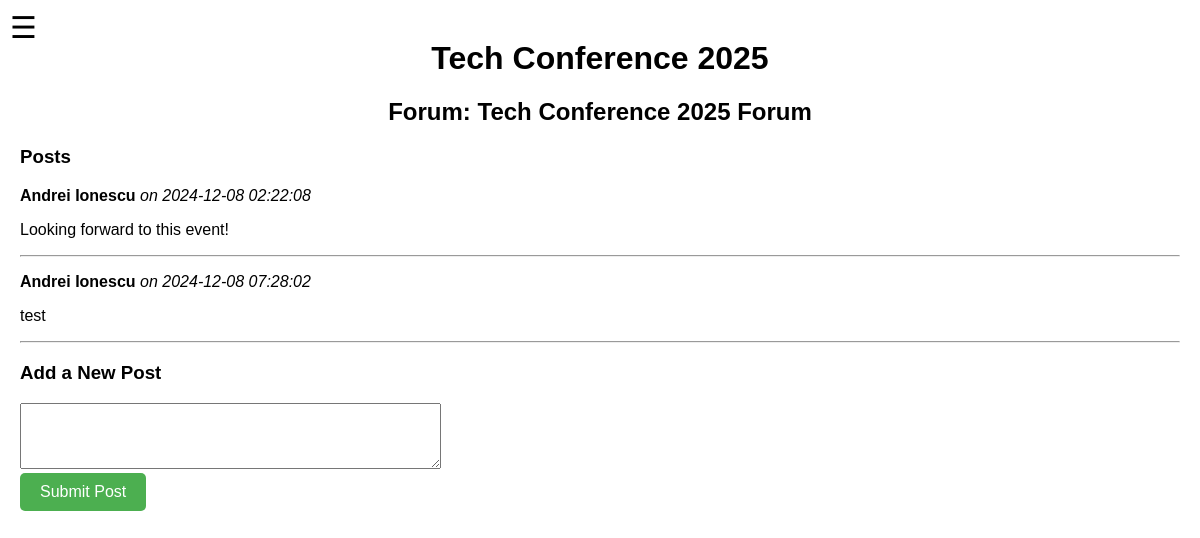
The page /home/forum/1 (signed in) on the database its author committed.
### tables this page shows
CREATE TABLE Event (
    id_event INTEGER PRIMARY KEY,
    name TEXT NOT NULL CHECK(length(name) > 0),
    description TEXT,
    event_date TEXT, -- 'YYYY-MM-DD'
    location TEXT NOT NULL UNIQUE, -- "latitude, longitude"
    hours_of_work INTEGER DEFAULT 0 CHECK(hours_of_work >= 0),
    status TEXT CHECK(status IN ('active','inactive')),
    openslots INTEGER DEFAULT 0 CHECK(openslots >= 0),
    organizer TEXT,
    points_to_earn INTEGER DEFAULT 0 CHECK(points_to_earn >= 0)
);

CREATE TABLE Forum (
    id_forum INTEGER PRIMARY KEY,
    id_event INTEGER NOT NULL,
    name TEXT NOT NULL CHECK(length(name) > 0),
    FOREIGN KEY (id_event) REFERENCES Event(id_event) ON DELETE CASCADE
);

CREATE TABLE Post (
    id_post INTEGER PRIMARY KEY,
    id_forum INTEGER NOT NULL,
    id_user INTEGER NOT NULL,
    text TEXT NOT NULL CHECK(length(text) > 0),
    date_of_post TEXT DEFAULT (datetime('now')),
    FOREIGN KEY (id_forum) REFERENCES Forum(id_forum) ON DELETE CASCADE,
    FOREIGN KEY (id_user) REFERENCES User(id_user) ON DELETE CASCADE
);

CREATE TABLE User (
    id_user INTEGER PRIMARY KEY,
    first_name TEXT NOT NULL CHECK(length(first_name) > 0),
    last_name TEXT NOT NULL CHECK(length(last_name) > 0),
    date_of_birth TEXT, -- YYYY-MM-DD format recommended at application layer
    gender TEXT CHECK(gender IN ('M','F','O')),
    email TEXT NOT NULL UNIQUE CHECK(
        email LIKE '%_@__%.__%'   -- simple email pattern check
    ),
    university TEXT,
    university_programme TEXT CHECK(university_programme IN ('Bachelor', 'Master', 'PhD')),
    university_specialization TEXT,
    employed_status TEXT CHECK(employed_status IN ('Employed', 'Unemployed')),
    is_student INTEGER DEFAULT 0 CHECK(is_student IN (0,1)), -- 1 for Yes, 0 for No
    bio TEXT,
    hobbies TEXT,
    points INTEGER DEFAULT 0
);

### routes/forum.py (the view, shortened to what this page needs)
@forum_bp.route('/<int:forum_id>', methods=['GET', 'POST'])
def forum_page(forum_id):
    user_id = session.get('user_id')
    if not user_id:
        flash('Please log in to view forums.', 'error')
        return redirect(url_for('login.login'))
    forum = get_forum_details(forum_id)
    if not forum:
        flash('Forum not found.', 'error')
        return redirect(url_for('home.home'))
    event = get_event_details(forum['id_event'])
    if not event:
        flash('Associated event not found.', 'error')
        return redirect(url_for('home.home'))
    posts = get_posts_by_forum(forum_id)
    return render_template(
        'forum.html',
        event_title=event['name'],
        forum_title=forum['name'],
        posts=posts,
        forum_id=forum_id  # Ensure forum_id is passed to the template
    )

### models.py (called while the page is built)
def get_posts_by_forum(forum_id):
    with sqlite3.connect(DB_NAME, timeout=30) as conn:
        cursor = conn.cursor()
        query = """
            SELECT p.id_post, p.id_user, u.first_name, u.last_name, p.text, p.date_of_post
            FROM Post p
            JOIN User u ON p.id_user = u.id_user
            WHERE p.id_forum = ?
            ORDER BY p.date_of_post ASC
        """
        cursor.execute(query, (forum_id,))
        posts = cursor.fetchall()
    return [
        {
            'id_post': row[0],
            'id_user': row[1],
            'first_name': row[2],
            'last_name': row[3],
            'text': row[4],
            'date_of_post': row[5]
        }
        for row in posts
    ]

def get_forum_details(forum_id):
    with sqlite3.connect(DB_NAME, timeout=30) as conn:
        cursor = conn.cursor()
        query = """
            SELECT id_forum, name, id_event
            FROM Forum
            WHERE id_forum = ?
        """
        cursor.execute(query, (forum_id,))
        row = cursor.fetchone()
    if not row:
        return None
    return {
        'id_forum': row[0],
        'name': row[1],
        'id_event': row[2]
    }

def get_event_details(event_id):
    with sqlite3.connect(DB_NAME, timeout=30) as conn:
        cursor = conn.cursor()
        query = """
            SELECT e.name, e.event_date, e.organizer, e.hours_of_work, COUNT(ue.id_user)
            FROM Event e
            LEFT JOIN User_Events ue ON e.id_event = ue.id_event
            WHERE e.id_event = ?
            GROUP BY e.id_event
        """
        cursor.execute(query, (event_id,))
        row = cursor.fetchone()
    if not row:
        return None
    return {
        'name': row[0],
        'date': row[1],
        'organizer': row[2],
        'points': row[3] * 10,
        'interested': row[4]
    }

### templates/forum.html (shortened to what this page needs)
{% extends "base.html" %}
{% block content %}
    <div class="hamburger-menu">
        <label for="menu-toggle" class="menu-icon">&#9776;</label>
    </div>
    <h1>{{ event_title }}</h1>
    <h2>Forum: {{ forum_title }}</h2>
    <h3>Posts</h3>
    {% if posts %}
        <ul>
            {% for post in posts %}
                <li>
                    <p><strong>{{ post.first_name }} {{ post.last_name }}</strong> <em>on {{ post.date_of_post }}</em></p>
                    <p>{{ post.text }}</p>
                    <hr>
                </li>
            {% endfor %}
        </ul>
    {% else %}
        <p>No posts in this forum yet. Be the first to post!</p>
    {% endif %}
    <h3>Add a New Post</h3>
    <form action="{{ url_for('forum.forum_page', forum_id=forum_id) }}" method="POST">
        <textarea name="post_text" rows="4" cols="50" required></textarea><br>
        <button type="submit" class="button enroll">Submit Post</button>
    </form>
{% endblock %}

### static/styles.css (style rules this page uses)
body { font-family: Arial, sans-serif; margin: 0; padding: 20px; }
h1, h2 { text-align: center; margin-top: 20px; }
ul { list-style-type: none; padding: 0; }
.hamburger-menu { position: fixed; top: 10px; left: 10px; z-index: 1000; }
.menu-icon { font-size: 30px; cursor: pointer; user-select: none; }
.button { padding: 10px 20px; border: none; border-radius: 5px; cursor: pointer; font-size: 16px; }
.enroll { background-color: green; color: white; }
.button.enroll { background-color: #4CAF50; color: white; padding: 10px 20px; text-align: center; text-decoration: none; display: inline-block; font-size: 16px; border: none; border-radius: 5px; cursor: pointer; }

### rows shown on the page
Event: name "Tech Conference 2025"
Forum: name "Tech Conference 2025 Forum"
Post: first_name "Andrei", last_name "Ionescu", date_of_post "2024-12-08 02:22:08", text "Looking forward to this event!"
Post: first_name "Andrei", last_name "Ionescu", date_of_post "2024-12-08 07:28:02", text "test"
